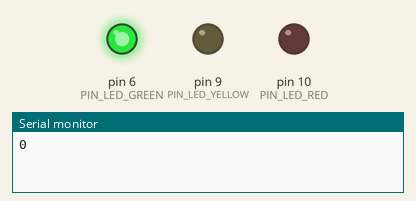
This sketch was run on a simulated Arduino Uno, built with avr-gcc and run on an emulated ATmega328P. Parts: output pins drawn as LEDs (lit = HIGH), the last lines printed to the serial monitor.

Above: at 0.2 s.
At 2.3 s:
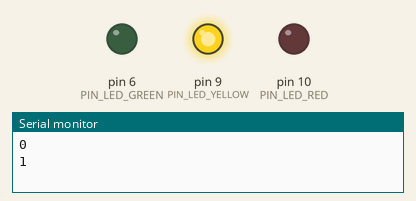
At 3.4 s:
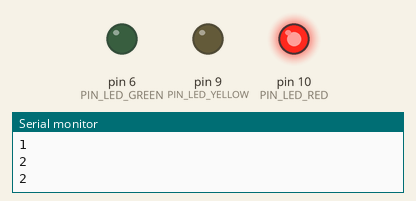
Timing chart, 0 to 4.9 s (numbered marks = the images above):
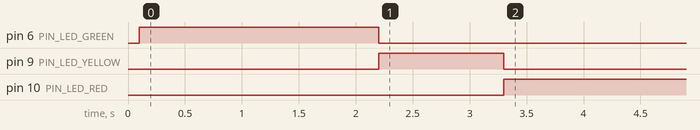

The sketch:

traficLightqrduinoLibrary.ino
```cpp
#define PIN_LED_RED			10
#define PIN_LED_YELLOW		9
#define PIN_LED_GREEN		6
#define PIN_LED_BLUE		5

#define PIN_PUSHBUTTON_BLUE 0

#define PRESSED  		0
#define UNPRESSED 		1

#define greenState 		0
#define yellowState 	1
#define redState 		2

byte state = greenState;


void setup()
{
  Serial.begin(9600);
  pinMode(PIN_LED_RED, OUTPUT);
  pinMode(PIN_LED_YELLOW, OUTPUT);
  pinMode(PIN_LED_GREEN, OUTPUT);

  pinMode(PIN_PUSHBUTTON_BLUE, INPUT_PULLUP);
}

void loop()
{

  Serial.println(state);
  delay(100); // Wait for 100 milliseconds to wait for display

  if (digitalRead(PIN_PUSHBUTTON_BLUE) == PRESSED) {
    state = greenState;
    Serial.println("Pressing button");
    delay(100); // Wait for 100 milliseconds to wait for display
  }

  switch (state) {
    case greenState:
  		digitalWrite(PIN_LED_RED, LOW);
  		digitalWrite(PIN_LED_YELLOW, LOW);
  		digitalWrite(PIN_LED_GREEN, HIGH);
    	delay(2000); //wait two seconds
    	state = yellowState;
    break;
    case yellowState:
  		digitalWrite(PIN_LED_RED, LOW);
  		digitalWrite(PIN_LED_YELLOW, HIGH);
  		digitalWrite(PIN_LED_GREEN, LOW);
    	delay(1000); //wait one seconds
    	state = redState;
    break;
    case redState:
  		digitalWrite(PIN_LED_RED, HIGH);
  		digitalWrite(PIN_LED_YELLOW, LOW);
  		digitalWrite(PIN_LED_GREEN, LOW);
    break;
    default:
        Serial.println("Catch-all for de-bugging");
    	delay(100); // Wait for 100 milliseconds to wait for display
    break;
  }
}
```

Measured:
- by itself, pin 6 (PIN_LED_GREEN): LOW → HIGH at 0.10 s, → LOW 2.1 s later
- by itself, pin 9 (PIN_LED_YELLOW): LOW → HIGH at 2.2 s, → LOW 1.1 s later
- by itself, pin 10 (PIN_LED_RED): LOW → HIGH at 3.3 s
